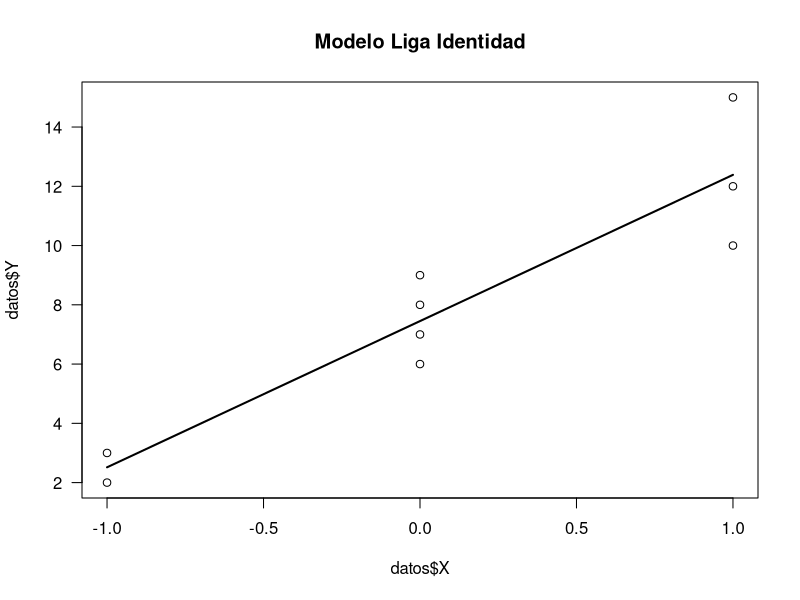
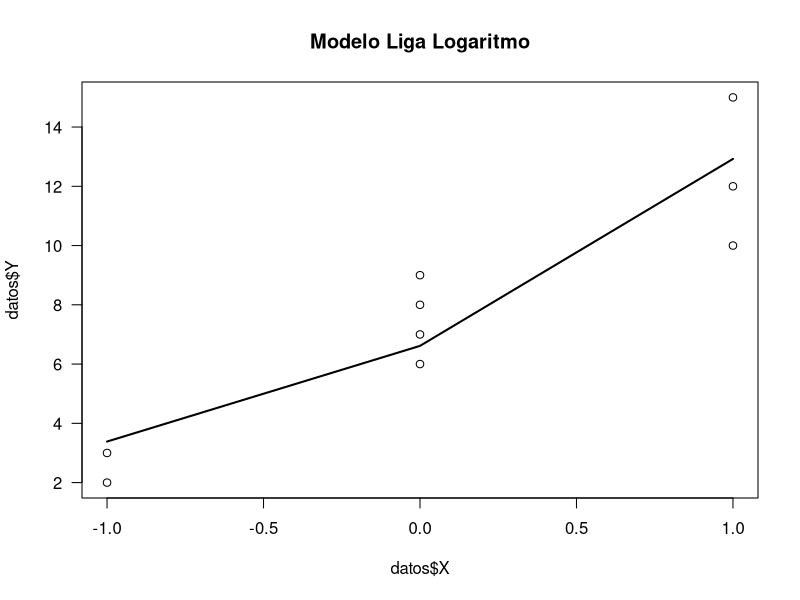

These figures' R source, in order:
# Librerías
library(MASS)
library(statmod)

datos=read.csv('ExamenP2.csv')

# LIGA IDENTIDAD
model_id<-glm(Y~X, family=poisson(link='identity'),data=datos)
summary(model_id)
anova(model_id,test = 'Chisq')

# Gráfica
new_casos <- predict(model_id,se.fit=TRUE)
mu_model_identity <- new_casos$fit
plot( datos$Y~datos$X, las=1, main="Modelo Liga Identidad")
lines( mu_model_identity ~ datos$X, lwd=2 )

# LIGA CANONICA (LOG)
model_log<-glm(Y~X, family=poisson(link='log'),data=datos)
summary(model_log)
anova(model_log,test = 'Chisq')

# Gráfica
new_casos <- predict(model_log,se.fit=TRUE)
mu_model_log <- new_casos$fit
plot( datos$Y~datos$X, las=1, main="Modelo Liga Logaritmo")
lines( exp(mu_model_log) ~ datos$X, lwd=2 )


